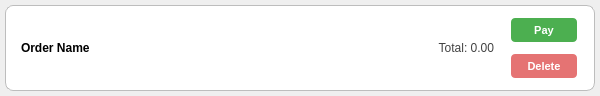
<?xml version="1.0" encoding="UTF-8"?>
<ui version="4.0">
 <class>OrderWidget</class>
 <widget class="QWidget" name="OrderWidget">
  <property name="geometry">
   <rect>
    <x>0</x>
    <y>0</y>
    <width>600</width>
    <height>90</height>
   </rect>
  </property>
  <layout class="QVBoxLayout" name="mainLayout">
   <property name="leftMargin">
    <number>5</number>
   </property>
   <property name="topMargin">
    <number>5</number>
   </property>
   <property name="rightMargin">
    <number>5</number>
   </property>
   <property name="bottomMargin">
    <number>5</number>
   </property>
   <item>
    <widget class="QFrame" name="cardFrame">
     <property name="styleSheet">
      <string notr="true">#cardFrame {
    background-color: white;
    border: 1px solid #BDBDBD;
    border-radius: 8px;
}</string>
     </property>
     <property name="frameShape">
      <enum>QFrame::StyledPanel</enum>
     </property>
     <property name="frameShadow">
      <enum>QFrame::Raised</enum>
     </property>
     <layout class="QHBoxLayout" name="horizontalLayout">
      <property name="spacing">
       <number>15</number>
      </property>
      <property name="leftMargin">
       <number>15</number>
      </property>
      <property name="topMargin">
       <number>10</number>
      </property>
      <property name="rightMargin">
       <number>15</number>
      </property>
      <property name="bottomMargin">
       <number>10</number>
      </property>
      <item>
       <widget class="QLabel" name="lbl_name">
        <property name="sizePolicy">
         <sizepolicy hsizetype="Expanding" vsizetype="Fixed">
          <horstretch>0</horstretch>
          <verstretch>0</verstretch>
         </sizepolicy>
        </property>
        <property name="font">
         <font>
          <pointSize>12</pointSize>
          <bold>true</bold>
         </font>
        </property>
        <property name="styleSheet">
         <string notr="true">border: none; background: transparent;</string>
        </property>
        <property name="text">
         <string>Order Name</string>
        </property>
        <property name="alignment">
         <set>Qt::AlignLeading|Qt::AlignLeft|Qt::AlignVCenter</set>
        </property>
       </widget>
      </item>
      <item>
       <widget class="QLabel" name="lbl_price">
        <property name="sizePolicy">
         <sizepolicy hsizetype="Preferred" vsizetype="Fixed">
          <horstretch>0</horstretch>
          <verstretch>0</verstretch>
         </sizepolicy>
        </property>
        <property name="styleSheet">
         <string notr="true">border: none; background: transparent; color: #424242;</string>
        </property>
        <property name="text">
         <string>Total: 0.00</string>
        </property>
        <property name="alignment">
         <set>Qt::AlignRight|Qt::AlignTrailing|Qt::AlignVCenter</set>
        </property>
       </widget>
      </item>
      <item>
       <layout class="QVBoxLayout" name="buttonsLayout">
        <property name="spacing">
         <number>8</number>
        </property>
        <property name="leftMargin">
         <number>0</number>
        </property>
        <property name="topMargin">
         <number>0</number>
        </property>
        <property name="rightMargin">
         <number>0</number>
        </property>
        <property name="bottomMargin">
         <number>0</number>
        </property>
        <item>
         <widget class="QPushButton" name="btn_pay">
          <property name="minimumSize">
           <size>
            <width>70</width>
            <height>28</height>
           </size>
          </property>
          <property name="maximumSize">
           <size>
            <width>70</width>
            <height>28</height>
           </size>
          </property>
          <property name="styleSheet">
           <string notr="true">QPushButton {
    background-color: #4CAF50;
    color: white;
    border: none;
    border-radius: 4px;
    font-weight: bold;
    font-size: 11px;
    margin: 2px;
}
QPushButton:hover {
    background-color: #45a049;
}</string>
          </property>
          <property name="text">
           <string>Pay</string>
          </property>
         </widget>
        </item>
        <item>
         <widget class="QPushButton" name="btn_delete">
          <property name="minimumSize">
           <size>
            <width>70</width>
            <height>28</height>
           </size>
          </property>
          <property name="maximumSize">
           <size>
            <width>70</width>
            <height>28</height>
           </size>
          </property>
          <property name="styleSheet">
           <string notr="true">QPushButton {
    background-color: #E57373;
    color: white;
    border: none;
    border-radius: 4px;
    font-weight: bold;
    font-size: 11px;
    margin: 2px;
}
QPushButton:hover {
    background-color: #ef5350;
}</string>
          </property>
          <property name="text">
           <string>Delete</string>
          </property>
         </widget>
        </item>
       </layout>
      </item>
     </layout>
    </widget>
   </item>
  </layout>
 </widget>
 <resources/>
 <connections/>
</ui>
